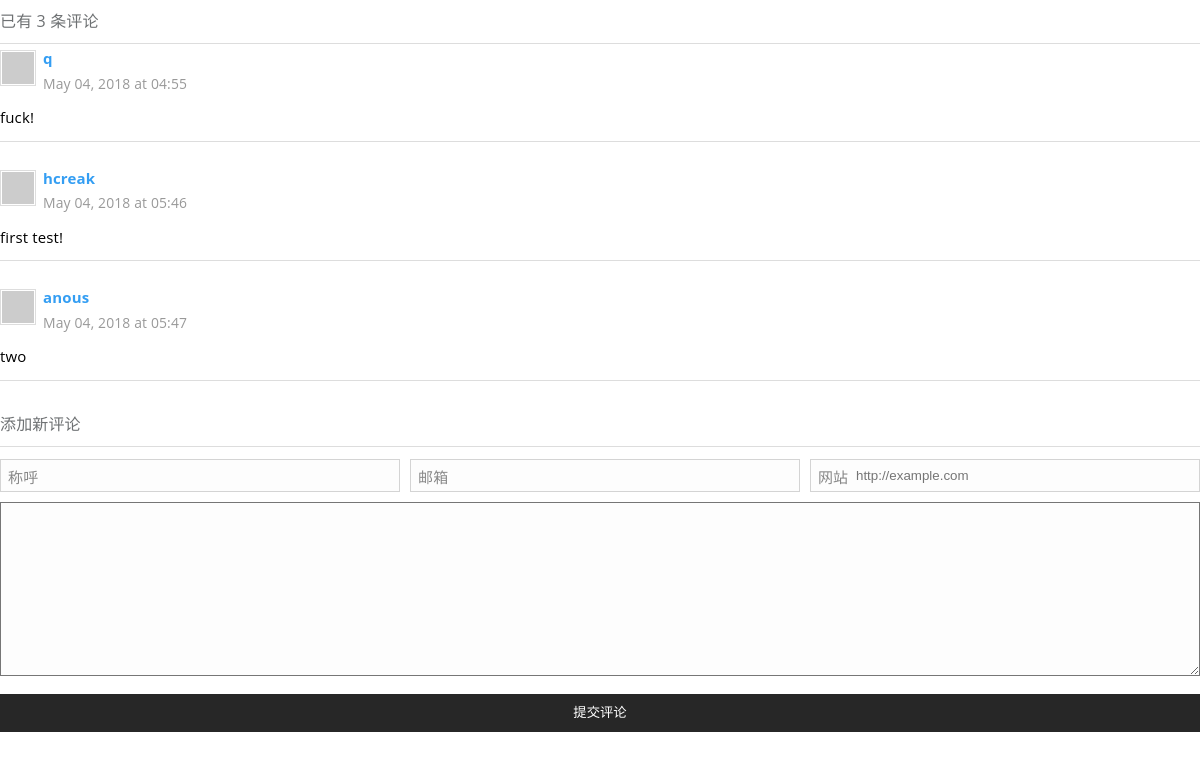
Before: / with the older database file.
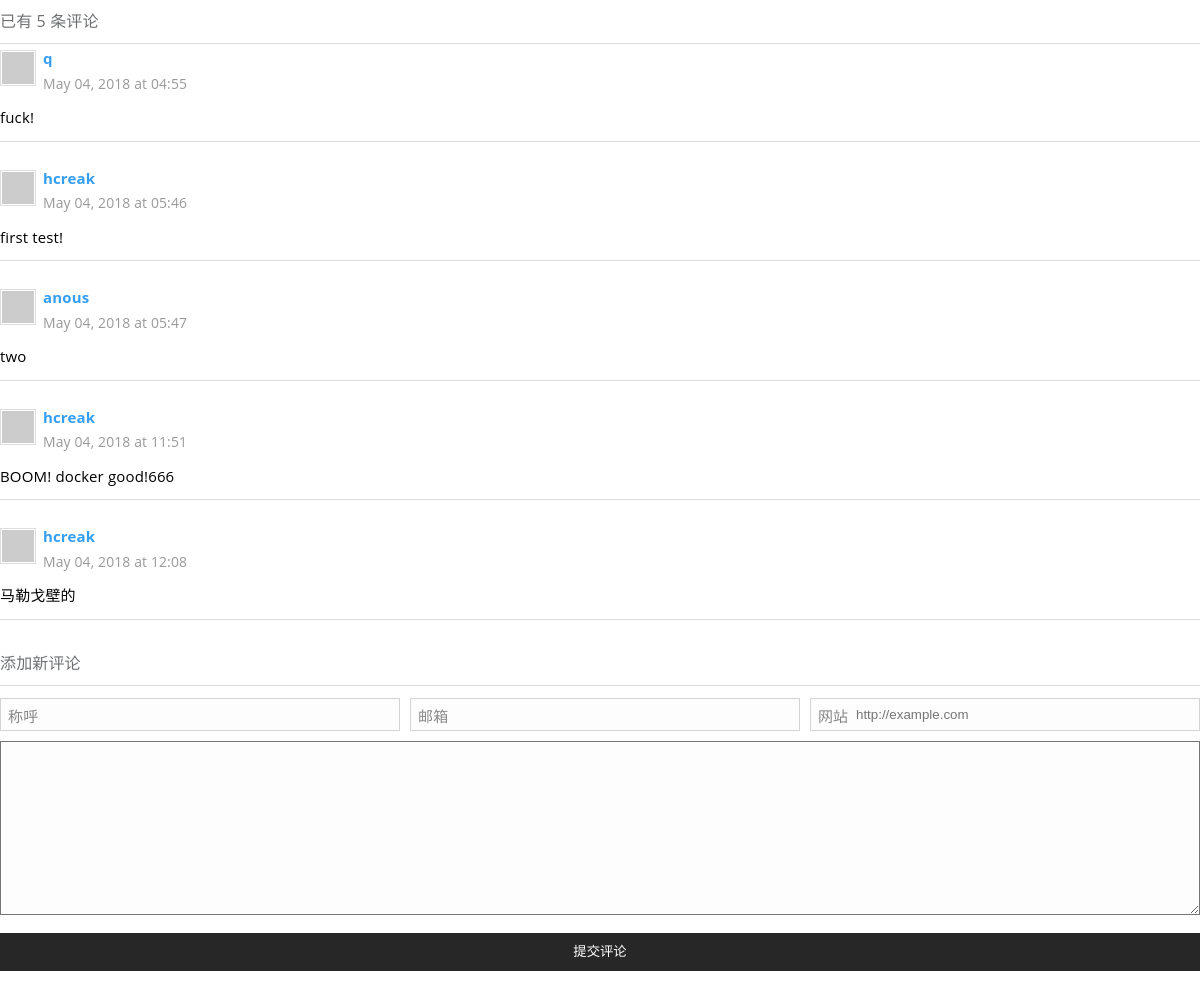
After: the same page with the newer database file.
### tables this page shows
CREATE TABLE "data" (
	`id`	INTEGER NOT NULL PRIMARY KEY AUTOINCREMENT,
	`author`	TEXT NOT NULL,
	`gravatar`	TEXT,
	`time`	NUMERIC NOT NULL,
	`text`	TEXT,
	`weburl`	TEXT
);

### boomfish.py (the view)
@app.route('/')
def test():
    conn = sqlite3.connect(DATABASE_URL)
    cur = conn.execute("SELECT * FROM data;")
    conn.commit()
    itemlist = [{'author': item[1],
                 'gravatar': item[2],
                 'time': str(item[3]),
                 'strtime': str(time.strftime("%B %d, %Y at %H:%M", time.localtime(item[3]))),
                 'text': item[4],
                 'weburl': item[5]} for item in cur.fetchall()]
    sum = len(itemlist)
    return render_template("index.html", sum=sum, itemlist=itemlist)

### templates/index.html (shortened to what this page needs)
<!DOCTYPE html>
<html lang="en">
<head>
    <link href="{{ url_for('static', filename='css/style.min.css')}}" rel="stylesheet">
</head>
<body>
    <div class="comments" id="comments">
        <span class="widget-title"> 已有 {{ sum }} 条评论</span>
        {% for item in itemlist %}
            <div class="comment-author" itemprop="creator" itemtype="http://schema.org/Person" itemscope="">
                <span itemprop="image"><img width="32" height="32" class="avatar" alt="{{ item['author'] }}" src="{{ item['gravatar'] }}"></span>
                <cite itemprop="name"><a href="{{ item['weburl'] }}" rel="external nofollow">{{ item['author'] }}</a></cite>
            </div>
             <div class="comment-meta">
                <a><time itemprop="commentTime" datetime="{{ item['time'] }}">{{ item['strtime'] }}</time></a>
            </div>
            <div class="comment-content" itemprop="commentText">
                <p>{{ item['text'] }}</p>
            </div>
            <ol class="comment-list"><li class="comment-body comment-child comment-level-odd comment-odd comment-by-author" id="comment-3" itemscope="" itemtype="http://schema.org/UserComments"></ol>
        {% endfor %}
        <div>
            <span class="widget-title" id="response">添加新评论</span>
            <form id="comment-form" action="/comment" method="post">
                <div>
                    <p class="comment-about">
                        <label class="required" for="author">称呼</label>
                        <input name="author" class="text" id="author" type="text" value="" required>
                    </p>
                    <p class="comment-about">
                        <label class="required" for="mail">邮箱</label>
                        <input name="mail" class="text" id="mail" type="email" value="">
                    </p>
                    <p class="comment-about">
                        <label for="url">网站</label>
                        <input name="url" class="text" id="url" type="url" placeholder="http://example.com" value="">
                    </p>
                    <p>
                        <textarea name="text" class="text-area" rows="8" cols="50" required></textarea>
                    </p>
                </div>
                <div class="col2">
                    <p>
                        <button class="submit" type="submit">提交评论</button>
                    </p>
                </div>
        </div>
    </div>
</body>
</html>

Changed rows visible on the page:
added data: author "hcreak", strtime "May 04, 2018 at 11:51", text "BOOM! docker good!666"
added data: author "hcreak", strtime "May 04, 2018 at 12:08", text "马勒戈壁的"
Other visible differences:
{{ sum }}: "3" → "5"
